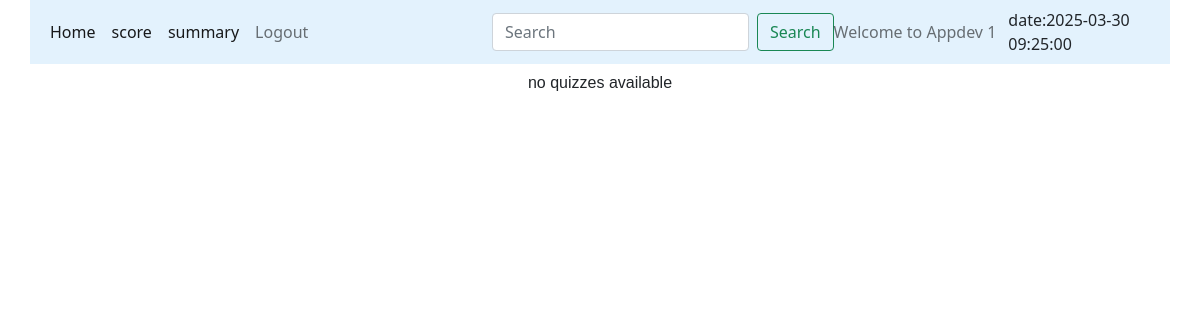
The app's page /user_dashboard/1/Appdev 1, older data.
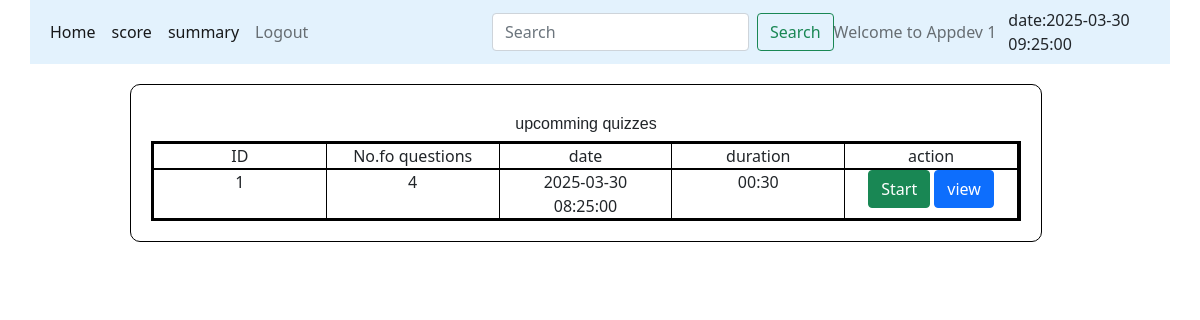
The same page, newer data.
### models/database.py (models this page shows)
class Quizzes(db.Model):
    __tablename__="Quizzes"
    id=db.Column(db.Integer, primary_key=True, autoincrement=True, unique=True)
    title=db.Column(db.String(100), nullable=False)
    Chapter_id=db.Column(db.Integer, db.ForeignKey('Chapters.id',ondelete="CASCADE"))
    total_score=db.Column(db.Integer, default=100, nullable=False)
    date=db.Column(db.DateTime, nullable=False)
    time_duration=db.Column(db.String(11), nullable=False)
    remark=db.Column(db.String(100))
    status=db.Column(db.String(100),default="Active", nullable=False)
    Question=db.relationship('Questions', backref="Quizzes", cascade="all, delete-orphan")
    Score=db.relationship('Scores', backref='Quizzes', cascade="all, delete-orphan")

### controllers/main.py (the view)
@app.route("/user_dashboard/<id>/<name>" ,methods=["GET","POST"])
def user_dashboard(name,id):
    quizzes=Quizzes.query.all()
    datetime_now=datetime.today().strftime('%Y-%m-%dT%H:%M')
    datetime_now=datetime.strptime(datetime_now,'%Y-%m-%dT%H:%M')
    return render_template("user_dashboard.html",name=name, id=id, quizzes=quizzes, datetime_now=datetime_now)

### templates/user_dashboard.html
{%extends "user_layout.html"%}
{%block content%}
            {%if quizzes%}
                <div class="small_form">
                  <h4 class="center">upcomming quizzes </h4>
                  <div class="container text-center">
                    <div class="row">
                      <div class="col">
                        ID
                      </div>
                      <div class="col">
                        No.fo questions
                      </div>
                      <div class="col">
                        date
                      </div>
                      <div class="col">
                        duration
                      </div>
                      <div class="col">
                        action
                      </div>
                    </div>
                    {%for q in quizzes%}
                    {%if q.status=="Active"%}
                    <div class="row">
                      <div class="col">
                        {{q.id}}
                      </div>
                      <div class="col">
                        {{q.Question | length}}
                      </div>
                      <div class="col">
                        {{q.date}}
                      </div>
                      <div class="col">
                        {{q.time_duration}}
                      </div>
                      <div class="col">
                        {%if not q.is_score%}
                        <a class="btn btn-success" href="/start_quiz/{{id}}/{{name}}/{{q.id}}" role="button" >Start</a>
                        <a class="btn btn-primary" href="/view_quiz_d/{{id}}/{{name}}/{{q.id}}" role="button">view</a>
                        {%else%}
                        <a class="btn btn-primary" href="/view_quiz_d/{{id}}/{{name}}/{{q.id}}" role="button">view</a>
                        {%endif%}
                      </div>
                    </div>
                    {%endif%}
                    {%endfor%}
                  </div>
                </div>
            {%else%}
            <div>
              <h4 class="center">no quizzes available</h4>
            </div>
            {%endif%}
{%endblock%}

Row changes from the older to the newer data that the page shows:
added Quizzes: id "1", Question|length "4", date "2025-03-30 08:25:00", time_duration "00:30"
Text that changed along with them:
text no longer shown: "no quizzes available"
text now shown: "upcomming quizzes ID No.fo questions date duration action"
